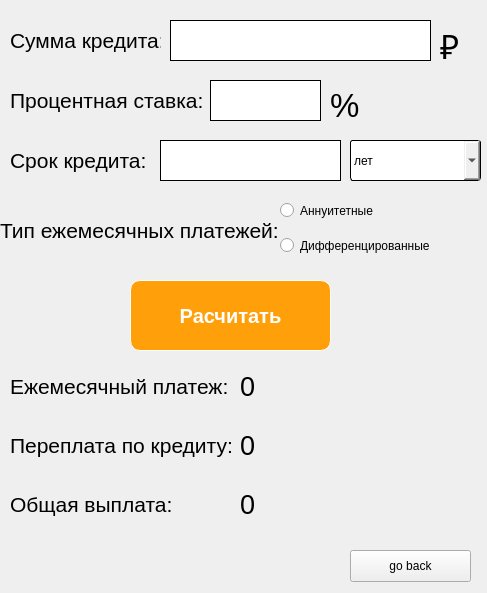
<?xml version="1.0" encoding="UTF-8"?>
<ui version="4.0">
 <class>CreditCalculator</class>
 <widget class="QWidget" name="CreditCalculator">
  <property name="geometry">
   <rect>
    <x>0</x>
    <y>0</y>
    <width>487</width>
    <height>593</height>
   </rect>
  </property>
  <property name="minimumSize">
   <size>
    <width>487</width>
    <height>593</height>
   </size>
  </property>
  <property name="maximumSize">
   <size>
    <width>487</width>
    <height>593</height>
   </size>
  </property>
  <property name="font">
   <font>
    <kerning>true</kerning>
   </font>
  </property>
  <property name="windowTitle">
   <string>Form</string>
  </property>
  <widget class="QLineEdit" name="lineEdit_rate">
   <property name="geometry">
    <rect>
     <x>210</x>
     <y>80</y>
     <width>111</width>
     <height>41</height>
    </rect>
   </property>
   <property name="font">
    <font>
     <pointsize>15</pointsize>
     <kerning>true</kerning>
    </font>
   </property>
   <property name="styleSheet">
    <string notr="true">QLineEdit{
	border: 1px solid black;
}</string>
   </property>
  </widget>
  <widget class="QPushButton" name="pushButton_result">
   <property name="geometry">
    <rect>
     <x>130</x>
     <y>280</y>
     <width>201</width>
     <height>71</height>
    </rect>
   </property>
   <property name="font">
    <font>
     <pointsize>15</pointsize>
     <bold>true</bold>
     <kerning>true</kerning>
    </font>
   </property>
   <property name="cursor">
    <cursorShape>OpenHandCursor</cursorShape>
   </property>
   <property name="styleSheet">
    <string notr="true">QPushButton {
	color:#ffffff;
	border: 1px solid white;
border-radius: 10px;
	background:#ffa00a;
}
QPushButton:pressed {
    background-color: qlineargradient(x1: 0, y1: 0, x2: 0, y2: 1,
                                      stop: 0 #ffcc99, stop: 1 #ffcc99);
}</string>
   </property>
   <property name="text">
    <string>Расчитать</string>
   </property>
  </widget>
  <widget class="QRadioButton" name="radioButton_diff">
   <property name="geometry">
    <rect>
     <x>280</x>
     <y>230</y>
     <width>181</width>
     <height>31</height>
    </rect>
   </property>
   <property name="text">
    <string>Дифференцированные</string>
   </property>
  </widget>
  <widget class="QLabel" name="label_date">
   <property name="geometry">
    <rect>
     <x>10</x>
     <y>130</y>
     <width>151</width>
     <height>61</height>
    </rect>
   </property>
   <property name="font">
    <font>
     <pointsize>16</pointsize>
     <kerning>true</kerning>
    </font>
   </property>
   <property name="styleSheet">
    <string notr="true"/>
   </property>
   <property name="text">
    <string>Срок кредита:</string>
   </property>
  </widget>
  <widget class="QLabel" name="label_common_payment">
   <property name="geometry">
    <rect>
     <x>10</x>
     <y>10</y>
     <width>151</width>
     <height>61</height>
    </rect>
   </property>
   <property name="font">
    <font>
     <pointsize>16</pointsize>
     <kerning>true</kerning>
    </font>
   </property>
   <property name="styleSheet">
    <string notr="true"/>
   </property>
   <property name="text">
    <string>Сумма кредита:</string>
   </property>
  </widget>
  <widget class="QLabel" name="label_rate_stavka">
   <property name="geometry">
    <rect>
     <x>330</x>
     <y>80</y>
     <width>58</width>
     <height>51</height>
    </rect>
   </property>
   <property name="font">
    <font>
     <pointsize>25</pointsize>
     <bold>false</bold>
     <kerning>true</kerning>
    </font>
   </property>
   <property name="text">
    <string>%</string>
   </property>
  </widget>
  <widget class="QLineEdit" name="lineEdit_date">
   <property name="geometry">
    <rect>
     <x>160</x>
     <y>140</y>
     <width>181</width>
     <height>41</height>
    </rect>
   </property>
   <property name="font">
    <font>
     <pointsize>15</pointsize>
     <kerning>true</kerning>
    </font>
   </property>
   <property name="styleSheet">
    <string notr="true">QLineEdit{
	border: 1px solid black;
}</string>
   </property>
  </widget>
  <widget class="QLabel" name="label_type">
   <property name="geometry">
    <rect>
     <x>0</x>
     <y>200</y>
     <width>281</width>
     <height>61</height>
    </rect>
   </property>
   <property name="font">
    <font>
     <pointsize>16</pointsize>
     <kerning>true</kerning>
    </font>
   </property>
   <property name="styleSheet">
    <string notr="true"/>
   </property>
   <property name="text">
    <string>Тип ежемесячных платежей:</string>
   </property>
  </widget>
  <widget class="QLabel" name="label_rub_common_1">
   <property name="geometry">
    <rect>
     <x>440</x>
     <y>20</y>
     <width>58</width>
     <height>51</height>
    </rect>
   </property>
   <property name="font">
    <font>
     <pointsize>25</pointsize>
     <bold>false</bold>
     <kerning>true</kerning>
    </font>
   </property>
   <property name="text">
    <string>₽</string>
   </property>
  </widget>
  <widget class="QLabel" name="label_rate">
   <property name="geometry">
    <rect>
     <x>10</x>
     <y>70</y>
     <width>201</width>
     <height>61</height>
    </rect>
   </property>
   <property name="font">
    <font>
     <pointsize>16</pointsize>
     <kerning>true</kerning>
    </font>
   </property>
   <property name="styleSheet">
    <string notr="true"/>
   </property>
   <property name="text">
    <string>Процентная ставка:</string>
   </property>
  </widget>
  <widget class="QLineEdit" name="sum">
   <property name="geometry">
    <rect>
     <x>170</x>
     <y>20</y>
     <width>261</width>
     <height>41</height>
    </rect>
   </property>
   <property name="font">
    <font>
     <pointsize>15</pointsize>
     <kerning>true</kerning>
    </font>
   </property>
   <property name="styleSheet">
    <string notr="true">QLineEdit{
	border: 1px solid black;
}</string>
   </property>
  </widget>
  <widget class="QComboBox" name="comboBox_time">
   <property name="geometry">
    <rect>
     <x>350</x>
     <y>140</y>
     <width>131</width>
     <height>41</height>
    </rect>
   </property>
   <property name="styleSheet">
    <string notr="true">QComboBox {
                            border: 1px solid black;
                            border-radius: 3px;
                            padding: 1px 18px 1px 3px;
                            min-width: 6em;
                        }</string>
   </property>
   <item>
    <property name="text">
     <string>лет</string>
    </property>
   </item>
   <item>
    <property name="text">
     <string>месяцов</string>
    </property>
   </item>
  </widget>
  <widget class="QRadioButton" name="radioButton_an">
   <property name="geometry">
    <rect>
     <x>280</x>
     <y>200</y>
     <width>141</width>
     <height>21</height>
    </rect>
   </property>
   <property name="text">
    <string>Аннуитетные</string>
   </property>
  </widget>
  <widget class="QPushButton" name="pushButton_back">
   <property name="geometry">
    <rect>
     <x>350</x>
     <y>550</y>
     <width>121</width>
     <height>32</height>
    </rect>
   </property>
   <property name="text">
    <string>go back</string>
   </property>
  </widget>
  <widget class="QWidget" name="layoutWidget">
   <property name="geometry">
    <rect>
     <x>10</x>
     <y>360</y>
     <width>231</width>
     <height>171</height>
    </rect>
   </property>
   <property name="styleSheet">
    <string/>
   </property>
   <layout class="QVBoxLayout" name="verticalLayout">
    <item>
     <widget class="QLabel" name="label_8">
      <property name="font">
       <font>
        <pointsize>16</pointsize>
        <kerning>true</kerning>
       </font>
      </property>
      <property name="styleSheet">
       <string notr="true"/>
      </property>
      <property name="text">
       <string>Ежемесячный платеж:</string>
      </property>
     </widget>
    </item>
    <item>
     <widget class="QLabel" name="label_9">
      <property name="font">
       <font>
        <pointsize>16</pointsize>
        <kerning>true</kerning>
       </font>
      </property>
      <property name="styleSheet">
       <string notr="true"/>
      </property>
      <property name="text">
       <string>Переплата по кредиту:</string>
      </property>
     </widget>
    </item>
    <item>
     <widget class="QLabel" name="label_10">
      <property name="font">
       <font>
        <pointsize>16</pointsize>
        <kerning>true</kerning>
       </font>
      </property>
      <property name="styleSheet">
       <string notr="true"/>
      </property>
      <property name="text">
       <string>Общая выплата:</string>
      </property>
     </widget>
    </item>
   </layout>
  </widget>
  <widget class="QWidget" name="layoutWidget">
   <property name="geometry">
    <rect>
     <x>240</x>
     <y>360</y>
     <width>231</width>
     <height>171</height>
    </rect>
   </property>
   <layout class="QVBoxLayout" name="verticalLayout_2">
    <item>
     <widget class="QLabel" name="show_payment_month">
      <property name="font">
       <font>
        <pointsize>20</pointsize>
        <italic>false</italic>
        <bold>false</bold>
        <underline>false</underline>
        <strikeout>false</strikeout>
        <kerning>true</kerning>
       </font>
      </property>
      <property name="styleSheet">
       <string notr="true">QLabel {
  qproperty-alignment: 'AlignVCenter';

}

background-color : white;</string>
      </property>
      <property name="text">
       <string>0</string>
      </property>
     </widget>
    </item>
    <item>
     <widget class="QLabel" name="show_overpayment">
      <property name="font">
       <font>
        <pointsize>20</pointsize>
        <italic>false</italic>
        <bold>false</bold>
        <underline>false</underline>
        <strikeout>false</strikeout>
        <kerning>true</kerning>
       </font>
      </property>
      <property name="styleSheet">
       <string notr="true">QLabel {
  qproperty-alignment: 'AlignVCenter';

}

background-color : white;</string>
      </property>
      <property name="text">
       <string>0</string>
      </property>
     </widget>
    </item>
    <item>
     <widget class="QLabel" name="show_common_payment">
      <property name="font">
       <font>
        <pointsize>20</pointsize>
        <italic>false</italic>
        <bold>false</bold>
        <underline>false</underline>
        <strikeout>false</strikeout>
        <kerning>true</kerning>
       </font>
      </property>
      <property name="styleSheet">
       <string notr="true">QLabel {
  qproperty-alignment: 'AlignVCenter';

}

background-color : white;</string>
      </property>
      <property name="text">
       <string>0</string>
      </property>
     </widget>
    </item>
   </layout>
  </widget>
 </widget>
 <resources/>
 <connections/>
</ui>
